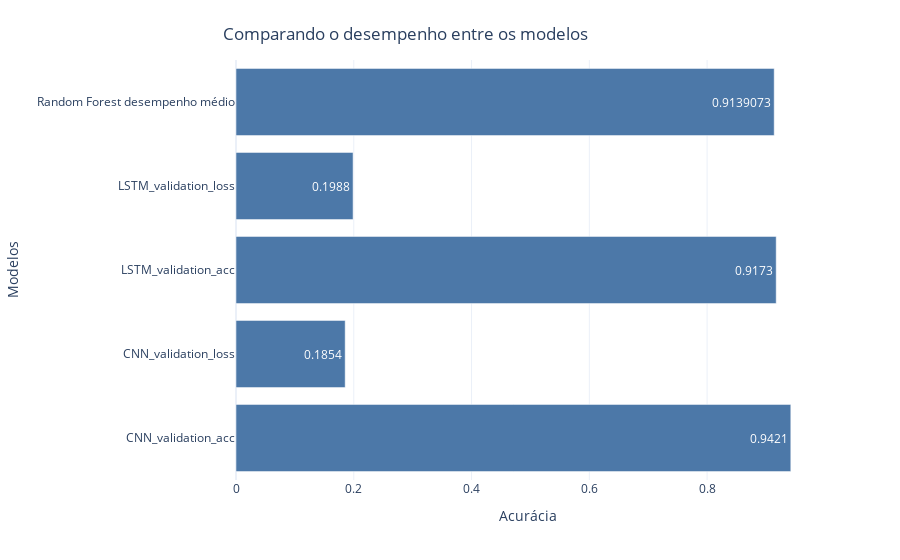

Notebook code for this chart:
### Code cell
novo = pd.DataFrame(list(zip(modelos, resultados)), columns=["Modelo", "Acurácia"]).sort_values(by= "Modelo",ascending=True)

import plotly
import plotly.express as px
import plotly.graph_objects as go

fig = px.bar(novo, x = 'Acurácia', y = 'Modelo', text_auto=True,
             labels={'Acurácia': 'Acurácia', 'Modelo': 'Modelos', 'variable':' Disciplina'},
            color_discrete_sequence=px.colors.qualitative.T10, template = 'plotly_white')
fig.update_layout(title={'text' : 'Comparando o desempenho entre os modelos', 'y': 0.95, 'x': 0.45})
fig.show()

### Figure 1 — Plotly figure (JSON) as saved in the notebook; plotly's stock layout.template omitted (floating-point values rounded to 4 significant figures)
{"data": [{"alignmentgroup": "True", "hovertemplate": "Acurácia=%{x}<br>Modelos=%{y}<extra></extra>", "legendgroup": "", "marker": {"color": "#4C78A8", "pattern": {"shape": ""}}, "name": "", "offsetgroup": "", "orientation": "h", "showlegend": false, "textposition": "auto", "texttemplate": "%{x}", "type": "bar", "x": [0.9421, 0.1854, 0.9173, 0.1988, 0.9139], "xaxis": "x", "y": ["CNN_validation_acc", "CNN_validation_loss", "LSTM_validation_acc", "LSTM_validation_loss", "Random Forest desempenho médio"], "yaxis": "y"}], "layout": {"barmode": "relative", "legend": {"tracegroupgap": 0}, "margin": {"t": 60}, "title": {"text": "Comparando o desempenho entre os modelos", "x": 0.45, "y": 0.95}, "xaxis": {"anchor": "y", "domain": [0, 1], "title": {"text": "Acurácia"}}, "yaxis": {"anchor": "x", "domain": [0, 1], "title": {"text": "Modelos"}}}}
